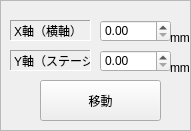
   <widget class="QFrame" name="frame_10">
    <property name="geometry">
     <rect>
      <x>280</x>
      <y>410</y>
      <width>191</width>
      <height>131</height>
     </rect>
    </property>
    <property name="frameShape">
     <enum>QFrame::StyledPanel</enum>
    </property>
    <property name="frameShadow">
     <enum>QFrame::Sunken</enum>
    </property>
    <widget class="QPushButton" name="pushButtonGoVRS">
     <property name="geometry">
      <rect>
       <x>40</x>
       <y>80</y>
       <width>121</width>
       <height>41</height>
      </rect>
     </property>
     <property name="text">
      <string>移動</string>
     </property>
    </widget>
    <widget class="QLabel" name="label_55">
     <property name="geometry">
      <rect>
       <x>10</x>
       <y>20</y>
       <width>81</width>
       <height>21</height>
      </rect>
     </property>
     <property name="frameShape">
      <enum>QFrame::Panel</enum>
     </property>
     <property name="frameShadow">
      <enum>QFrame::Sunken</enum>
     </property>
     <property name="text">
      <string>X軸（横軸）</string>
     </property>
    </widget>
    <widget class="QDoubleSpinBox" name="doubleSpinBoxVRSX">
     <property name="geometry">
      <rect>
       <x>100</x>
       <y>20</y>
       <width>71</width>
       <height>22</height>
      </rect>
     </property>
     <property name="maximum">
      <double>999999.989999999990687</double>
     </property>
    </widget>
    <widget class="QLabel" name="label_56">
     <property name="geometry">
      <rect>
       <x>170</x>
       <y>30</y>
       <width>21</width>
       <height>16</height>
      </rect>
     </property>
     <property name="text">
      <string>mm</string>
     </property>
    </widget>
    <widget class="QLabel" name="label_57">
     <property name="geometry">
      <rect>
       <x>10</x>
       <y>50</y>
       <width>81</width>
       <height>21</height>
      </rect>
     </property>
     <property name="frameShape">
      <enum>QFrame::Panel</enum>
     </property>
     <property name="frameShadow">
      <enum>QFrame::Sunken</enum>
     </property>
     <property name="text">
      <string>Y軸（ステージ）</string>
     </property>
    </widget>
    <widget class="QDoubleSpinBox" name="doubleSpinBoxVRSY">
     <property name="geometry">
      <rect>
       <x>100</x>
       <y>50</y>
       <width>71</width>
       <height>22</height>
      </rect>
     </property>
     <property name="maximum">
      <double>999999.989999999990687</double>
     </property>
    </widget>
    <widget class="QLabel" name="label_58">
     <property name="geometry">
      <rect>
       <x>170</x>
       <y>60</y>
       <width>21</width>
       <height>16</height>
      </rect>
     </property>
     <property name="text">
      <string>mm</string>
     </property>
    </widget>
   </widget>
